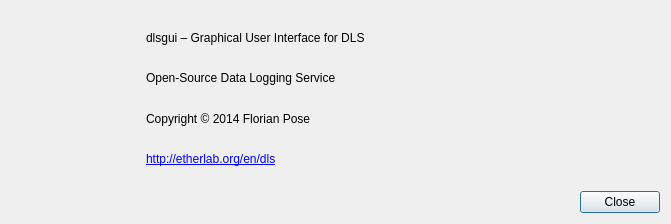
<?xml version="1.0" encoding="UTF-8"?>
<ui version="4.0">
 <class>AboutDialog</class>
 <widget class="QDialog" name="AboutDialog">
  <property name="geometry">
   <rect>
    <x>0</x>
    <y>0</y>
    <width>671</width>
    <height>224</height>
   </rect>
  </property>
  <property name="windowTitle">
   <string>About dlsgui</string>
  </property>
  <property name="windowIcon">
   <iconset resource="dlsgui.qrc">
    <normaloff>:/images/dlsgui.svg</normaloff>:/images/dlsgui.svg</iconset>
  </property>
  <layout class="QVBoxLayout" name="verticalLayout">
   <item>
    <layout class="QHBoxLayout" name="horizontalLayout">
     <item>
      <widget class="QLabel" name="labelImage">
       <property name="minimumSize">
        <size>
         <width>120</width>
         <height>120</height>
        </size>
       </property>
       <property name="styleSheet">
        <string notr="true">image: url(:/images/dlsgui.svg);</string>
       </property>
      </widget>
     </item>
     <item>
      <widget class="QWidget" name="widget" native="true">
       <property name="sizePolicy">
        <sizepolicy hsizetype="Preferred" vsizetype="Preferred">
         <horstretch>1</horstretch>
         <verstretch>0</verstretch>
        </sizepolicy>
       </property>
       <layout class="QVBoxLayout" name="verticalLayout_2">
        <item>
         <widget class="QLabel" name="label">
          <property name="styleSheet">
           <string notr="true">font: 75 12pt &quot;Sans Serif&quot;;</string>
          </property>
          <property name="text">
           <string>dlsgui – Graphical User Interface for DLS</string>
          </property>
         </widget>
        </item>
        <item>
         <widget class="QLabel" name="label_3">
          <property name="styleSheet">
           <string notr="true"/>
          </property>
          <property name="text">
           <string>Open-Source Data Logging Service</string>
          </property>
          <property name="openExternalLinks">
           <bool>true</bool>
          </property>
         </widget>
        </item>
        <item>
         <widget class="QLabel" name="label_4">
          <property name="styleSheet">
           <string notr="true"/>
          </property>
          <property name="text">
           <string>Copyright © 2014 Florian Pose &lt;fp@igh.de&gt;</string>
          </property>
          <property name="openExternalLinks">
           <bool>true</bool>
          </property>
         </widget>
        </item>
        <item>
         <widget class="QLabel" name="label_2">
          <property name="styleSheet">
           <string notr="true">font: 10pt &quot;Sans Serif&quot;;
text-decoration: underline;
color: rgb(0, 0, 255);</string>
          </property>
          <property name="text">
           <string>http://etherlab.org/en/dls</string>
          </property>
          <property name="openExternalLinks">
           <bool>true</bool>
          </property>
         </widget>
        </item>
       </layout>
      </widget>
     </item>
     <item>
      <widget class="QLabel" name="labelImage_2">
       <property name="minimumSize">
        <size>
         <width>180</width>
         <height>120</height>
        </size>
       </property>
       <property name="styleSheet">
        <string notr="true">image: url(:/images/etherlabsign.svg);</string>
       </property>
      </widget>
     </item>
    </layout>
   </item>
   <item>
    <widget class="QDialogButtonBox" name="buttonBox">
     <property name="orientation">
      <enum>Qt::Horizontal</enum>
     </property>
     <property name="standardButtons">
      <set>QDialogButtonBox::Close</set>
     </property>
    </widget>
   </item>
  </layout>
 </widget>
 <resources>
  <include location="dlsgui.qrc"/>
 </resources>
 <connections>
  <connection>
   <sender>buttonBox</sender>
   <signal>clicked(QAbstractButton*)</signal>
   <receiver>AboutDialog</receiver>
   <slot>reject()</slot>
   <hints>
    <hint type="sourcelabel">
     <x>296</x>
     <y>200</y>
    </hint>
    <hint type="destinationlabel">
     <x>342</x>
     <y>220</y>
    </hint>
   </hints>
  </connection>
 </connections>
</ui>
